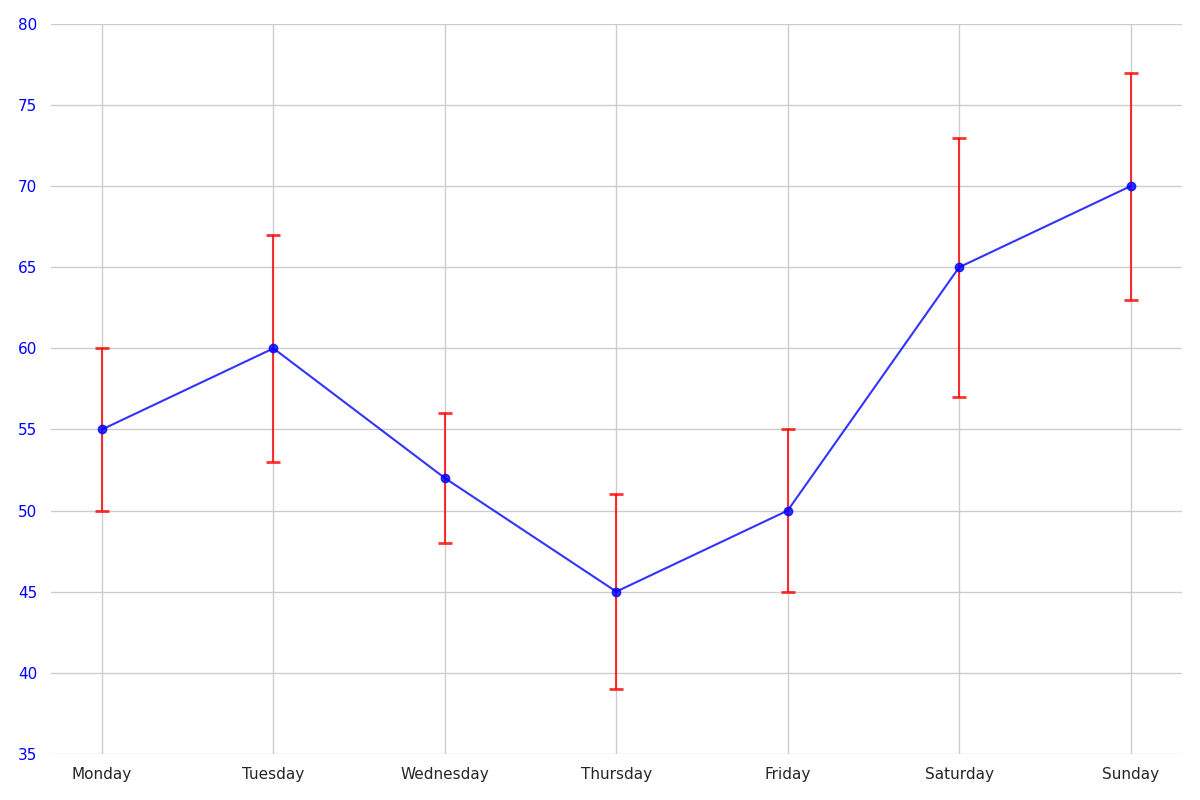

The Python source for this figure:
import matplotlib.pyplot as plt
import numpy as np

days = ["Monday", "Tuesday", "Wednesday", "Thursday", "Friday", "Saturday", "Sunday"]
pm25_concentrations = np.array([55, 60, 52, 45, 50, 65, 70])
pm25_variability = np.array([5, 7, 4, 6, 5, 8, 7])

fig, ax1 = plt.subplots(figsize=(12, 8))

ax1.errorbar(days, pm25_concentrations, yerr=pm25_variability, fmt='-o',
             ecolor='red', capsize=5, capthick=2, color='blue', alpha=0.8)

ax1.set_ylim(35, 80)
ax1.set_yticks(np.arange(35, 85, 5))
ax1.tick_params(axis='y', labelcolor='blue')

# Remove borders/spines
for spine in ax1.spines.values():
    spine.set_visible(False)

plt.tight_layout()
plt.show()
